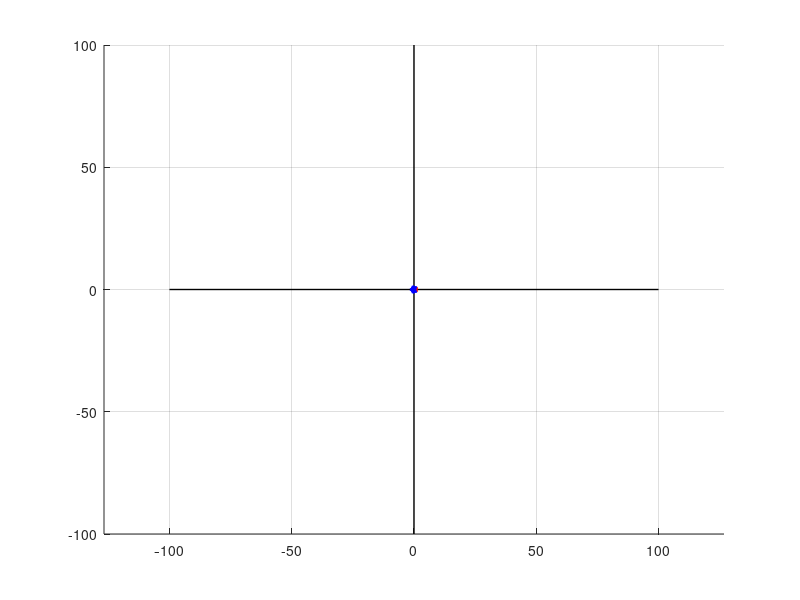

The MATLAB script that drew this image: (Note: this script raises an error after producing the figure.)
%{
Aidan Chin ECE 296C Fall 2023
1/14/24
--- Getting Started with C11 in ECE 296C, Complex Numbers ---
given rectangular form complex numbers, this script will plot and find the roots
%}
clf   % clear all figures
clear   % remove all variables from the workspace

% needed to draw axes
ax = [-100,100]; ze = [0,0];

hold on
% plot x- and y-axes as black lines (draw the axes before using QUIVER)
plot(ax,ze, 'k', 'LineWidth', 1)
plot(ze,ax, 'k', 'LineWidth', 1)


% ----- input z = a + jb, then convert to exponential form -----

z = input('Input a complex number z as a+bj: ');
n = input('Input the power of the root, i.e., n of z^1/n: ');
a = real(z); b = imag(z);

% z = a+jb = A e^jP

A = norm(z);   % amplitude of z
P = rad2deg(angle(z));   % phase of z in degrees, -180deg < phi <= 180deg


% ----- set up parameters needed to find n roots of z -----

% z^1/n = R e^jB

R = A^(1/n);   % amplitude R of z^1/n
B = P/n;  % phase in deg, associated with principal value of z^1/n
dB = 360/n;   % difference between phase angles, in degrees


% R e^jB = X + jY

X = R*cosd(B); Y = R*sind(B);


% ----- plot roots and compute checks -----

% plot an arrow to represent the principal value of z^1/n, in red
quiver(0, 0, X, Y, 0, 'r', 'LineWidth', 3)

check = zeros(n,1);   % initialize n checks as a column vector

check(1) = z - (X + j*Y)^n;   % first check, output at the end

for i = 2:n   % cycle through the other values to make the rest of the arrows
    
    B = B + dB;   % add dB to find the next nth root of z
    X = R*cosd(B); Y = R*sind(B);
    
    % plot an arrow for the next root, in blue
    quiver(0, 0, X, Y, 0, 'b', 'LineWidth', 3)
    
    check(i) = z - (X + j*Y)^n;   % the rest of the checks
    
end

check   % output the n checks; each should be close to 0+j0


% ----- make the figure look nicer -----

grid on; axis equal   % make the frame square (emphasize symmetry of the roots)

ac = gca;
ac.FontSize = 16; ac.GridAlpha = 0.5;   % change fonts to 16pt; make grid darker

xlabel('Re({\textbf{z}})', 'FontSize', 20, 'Interpreter', 'latex');
ylabel('Im({\textbf{z}})', 'FontSize', 20, 'Interpreter', 'latex')

% determine the sign of b, so that we can include z in the title
bSgn='+';
if b<0
    bSgn='-';
end
bMag = norm(b);   % magnitude of b

title({'ECE 296C Exercise C11', ...
    sprintf('Finding and drawing the %g values of $(%g%sj%g)^{1/%d}$', ...
    n,a,bSgn,bMag,n)}, 'FontSize', 24, 'Interpreter', 'latex')

max = ceil(R+0.1);   % round up R to the next integer
axis([-max max -max max])   % set the upper and lower limits of the axes

hold off